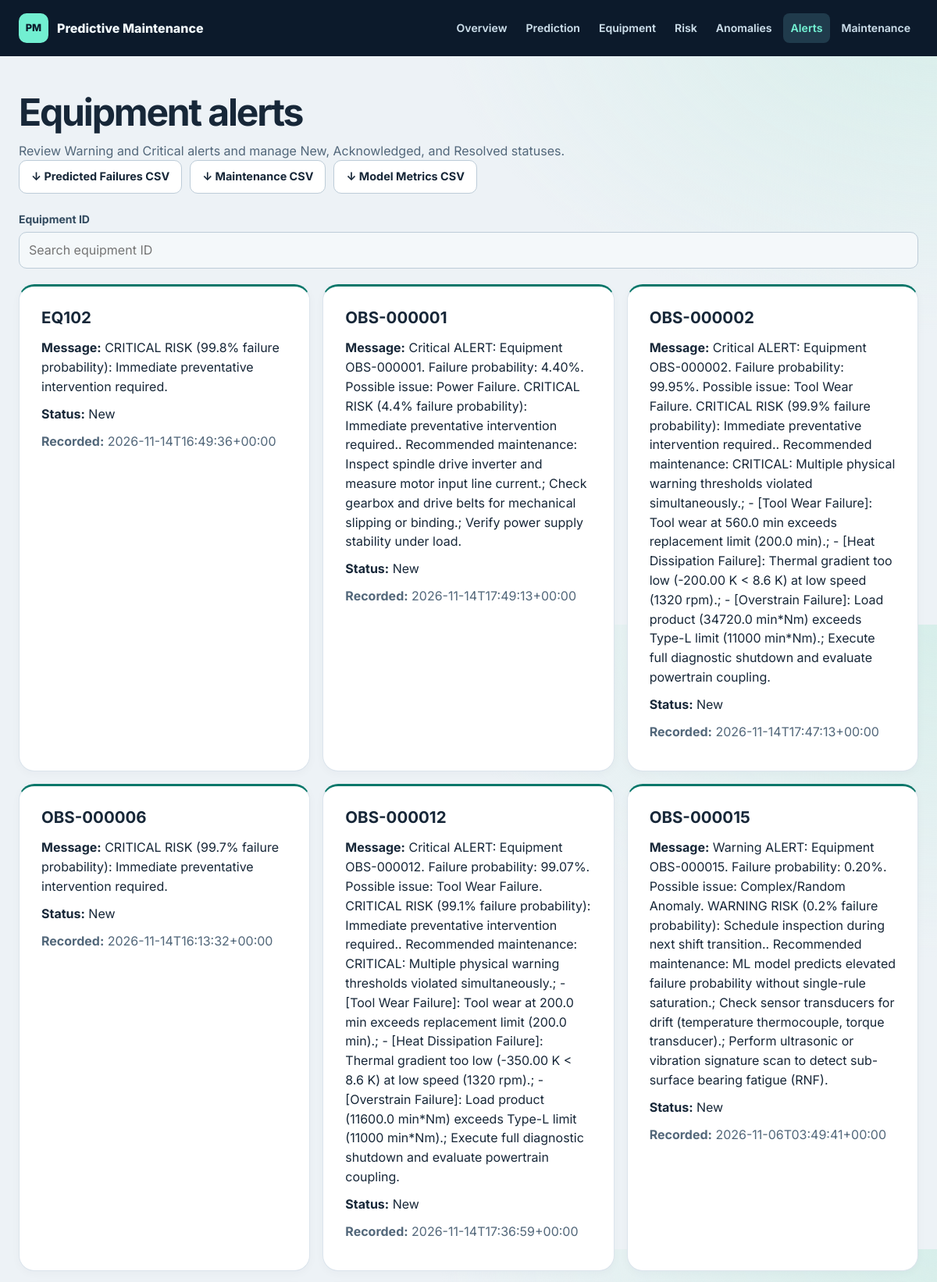
/monitoring/alerts (upper part), run on the app's committed database.
### tables this page shows
CREATE TABLE alerts (
        id INTEGER PRIMARY KEY AUTOINCREMENT,
        alert_id TEXT UNIQUE NOT NULL,
        equipment_id TEXT NOT NULL REFERENCES equipment(equipment_id) ON DELETE CASCADE,
        ts TEXT NOT NULL,
        risk_level TEXT NOT NULL CHECK (risk_level IN ('Warning', 'Critical')),
        failure_probability REAL NOT NULL CHECK (failure_probability >= 0.0 AND failure_probability <= 1.0),
        condition TEXT NOT NULL DEFAULT 'Failure probability risk',
        description TEXT NOT NULL,
        status TEXT NOT NULL DEFAULT 'New' CHECK (status IN ('New', 'Acknowledged', 'Resolved'))
    );

### app.py (the view)
@app.route("/monitoring/<page>")
def monitoring(page):
    fleet_data = _collect_fleet_monitoring_data()
    monitoring_data = get_monitoring_data(page, limit=100)
    return render_template(
        "monitoring.html",
        page=MONITORING_PAGES[page],
        page_key=page,
        risk_records=fleet_data["risk_records"],
        anomaly_records=fleet_data["anomaly_records"],
        maintenance_records=fleet_data["maintenance_records"],
        alerts=fleet_data["alerts"],
        predictions=fleet_data["predictions"]
    )

### app.py (called while the page is built)
def _collect_fleet_monitoring_data():
    fleet_data = {
        "risk_records": [],
        "anomaly_records": [],
        "maintenance_records": [],
        "predictions": [],
        "alerts": [],
    }
    for equipment in get_all_equipment():
        equipment_id = equipment["equipment_id"]
        history = retrieve_equipment_history(equipment_id)
        fleet_data["risk_records"].extend(history["anomalies"])
        fleet_data["anomaly_records"].extend(history["anomalies"])
        fleet_data["maintenance_records"].extend(history["maintenance"])
        fleet_data["predictions"].extend(history["predictions"])
        fleet_data["alerts"].extend(history["alerts"])
    return fleet_data

@app.context_processor
def shared_template_data():
    return {"monitoring_pages": MONITORING_PAGES}

### src/analysis_service.py (called while the page is built, shortened)
def get_monitoring_data(page_key: str, limit: int = 100) -> Dict[str, Any]:
    with managed_connection() as (conn, _):
        cur = conn.cursor()
        if page_key == "alerts":
            alerts = get_alerts(limit=limit)
            summary = {
                "New": sum(1 for a in alerts if a.get("status") == "New"),
                "Acknowledged": sum(1 for a in alerts if a.get("status") == "Acknowledged"),
                "Resolved": sum(1 for a in alerts if a.get("status") == "Resolved"),
            }
            return {"summary": summary, "rows": alerts}
    return {"summary": {}, "rows": []}

### src/database.py (called while the page is built, shortened)
def _load_dotenv_if_present() -> None:
    env_file = PROJECT_DIR / ".env"
    if not env_file.exists():
        return

def is_postgres_configured() -> bool:
    db_url = os.getenv("DATABASE_URL", "").strip()
    return db_url.startswith("postgres://") or db_url.startswith("postgresql://")

def get_database_backend() -> str:
    return "postgresql" if is_postgres_configured() else "sqlite"

def get_sqlite_path() -> Path:
    db_url = os.getenv("DATABASE_URL", "").strip()
    if db_url.startswith("sqlite:///"):
        custom_path = db_url.replace("sqlite:///", "", 1)
        return Path(custom_path)
    return DEFAULT_SQLITE_PATH

def get_connection():
    _load_dotenv_if_present()
    db_url = os.getenv("DATABASE_URL", "").strip()
    sqlite_path = get_sqlite_path()
    sqlite_path.parent.mkdir(parents=True, exist_ok=True)
    conn = sqlite3.connect(str(sqlite_path))
    conn.row_factory = sqlite3.Row
    conn.execute("PRAGMA foreign_keys = ON;")
    return conn

### templates/monitoring.html (shortened to what this page needs)
{% extends "base.html" %}
{% block content %}
<section class="section monitoring-page">
    <header class="page-heading">
        <div>
            <h1>{{ page.title }}</h1>
            <p class="muted">{{ page.description }}</p>
        </div>
        <div class="toolbar-actions">
            <a class="button-outline" href="{{ url_for('reports.download_predicted_failures') }}">
                ↓ Predicted Failures CSV
            </a>
            <a class="button-outline" href="{{ url_for('reports.download_maintenance_activities') }}">
                ↓ Maintenance CSV
            </a>
            <a class="button-outline" href="{{ url_for('reports.download_model_performance') }}">
                ↓ Model Metrics CSV
            </a>
        </div>
    </header>
    {% if page_key == 'risk' %}
        {% set records = risk_records %}
        {% set filter_label = 'Risk level' %}
        {% set filter_options = [
            ('critical', 'Critical'), ('warning', 'Warning'), ('healthy', 'Healthy'),
            ('high', 'High'), ('medium', 'Medium'), ('low', 'Low')
        ] %}
        {% set empty_message = 'No risk records available.' %}
    {% elif page_key == 'anomalies' %}
        {% set records = anomaly_records %}
        {% set filter_label = 'Anomaly count' %}
        {% set filter_options = [('none', 'No anomalies'), ('detected', 'Anomalies detected')] %}
        {% set empty_message = 'No anomaly records available.' %}
    {% elif page_key == 'maintenance' %}
        {% set records = maintenance_records %}
        {% set filter_label = 'Maintenance status' %}
        {% set filter_options = [
            ('pending', 'Pending'), ('in progress', 'In Progress'), ('completed', 'Completed')
        ] %}
        {% set empty_message = 'No maintenance records available.' %}
    {% elif page_key == 'alerts' %}
        {% set records = alerts %}
        {% set filter_options = [] %}
        {% set empty_message = 'No alerts available.' %}
    {% elif page_key == 'history' %}
        {% set records = predictions %}
        {% set filter_options = [] %}
        {% set empty_message = 'No prediction history available.' %}
    {% else %}
        {% set records = [] %}
        {% set filter_options = [] %}
        {% set empty_message = page.empty or 'No records available.' %}
    {% endif %}
    {% if records %}
        <div class="monitoring-filters">
            <div class="field">
                <label for="monitoring-equipment">Equipment ID</label>
                <input id="monitoring-equipment"
                       type="search"
                       placeholder="Search equipment ID">
            </div>
        </div>
        <div class="monitoring-grid" id="monitoring-records">
            {% for item in records %}
                {% set filter_value = '' %}
                {% if page_key == 'risk' %}
                    {% set risk = item.risk_level | default('', true) | string | lower %}
                    {% set filter_value = risk %}
                {% elif page_key == 'anomalies' %}
                    {% set count = item.anomaly_count | default(0, true) | int %}
                    {% set filter_value = 'detected' if count > 0 else 'none' %}
                {% elif page_key == 'maintenance' %}
                    {% set current_status = item.status or 'Pending' %}
                    {% set filter_value = current_status | lower %}
                {% endif %}
                <article class="card monitoring-card"
                         data-equipment="{{ item.equipment_id | default('', true) | lower }}"
                         data-filter="{{ filter_value }}">
                    <h2>{{ item.equipment_id }}</h2>
                    {% if page_key == 'risk' %}
                        <p>
                            <strong>Risk level:</strong>
                            {% if risk and risk != 'nan' %}
                                {% if risk in ['critical', 'high'] %}
                                    <span class="status status-danger">{{ item.risk_level }}</span>
                                {% elif risk in ['healthy', 'low'] %}
                                    <span class="status status-success">{{ item.risk_level }}</span>
                                {% else %}
                                    <span class="status">{{ item.risk_level }}</span>
                                {% endif %}
                            {% else %}
                                Not available
                            {% endif %}
                        </p>
                        {% if item.risk_summary and item.risk_summary|string|lower != 'nan' %}
                            <p>{{ item.risk_summary }}</p>
                        {% endif %}
                    {% elif page_key == 'alerts' %}
                        <p><strong>Message:</strong> {{ item.description or 'No message available' }}</p>
                        <p><strong>Status:</strong> {{ item.status or 'Not available' }}</p>
                    {% endif %}
                    {% if item.ts %}
                        <p class="muted"><strong>Recorded:</strong> {{ item.ts }}</p>
                    {% endif %}
                </article>
            {% endfor %}
        </div>
    {% else %}
        <p class="empty-state">{{ empty_message }}</p>
    {% endif %}
</section>
{% endblock %}

### templates/base.html (shortened to what this page needs)
<!DOCTYPE html>
<html lang="en">
<head>
    <link rel="stylesheet" href="{{ url_for('static', filename='css/dashboard.css', v='2.0') }}">
</head>
<body>
    <header class="topbar">
        <div class="shell topbar-inner">
            <a class="brand" href="{{ url_for('home') }}">
                <span class="brand-mark" aria-hidden="true">PM</span>
                Predictive Maintenance
            </a>
           <nav aria-label="Main navigation">
    <a href="{{ url_for('home') }}"
       {% if request.endpoint == 'home' %}aria-current="page"{% endif %}>
        Overview
    </a>
    <a href="{{ url_for('dashboard') }}"
       {% if request.endpoint == 'dashboard' %}aria-current="page"{% endif %}>
        Prediction
    </a>
    <a href="{{ url_for('equipment_list') }}"
       >
        Equipment
    </a>
    {% for key, item in monitoring_pages.items() if key != 'history' %}
        <a href="{{ url_for('monitoring', page=key) }}"
           {% if page_key == key %}aria-current="page"{% endif %}>
            {{ item.nav }}
        </a>
    {% endfor %}
</nav>
        </div>
    </header>
    <main id="main" class="shell">
        {% block content %}{% endblock %}
    </main>
</body>
</html>

### static/css/dashboard.css (style rules this page uses)
:root { color-scheme: light; --bg-page: #edf2f6; --bg-surface: #fff; --bg-subtle: #f4f8fa; --bg-hover: #effaf7; --text-main: #172738; --text-secondary: #334b60; --text-muted: #52677a; --border: #dbe4ec; --border-strong: #bdccd8; --navy: #0c1a2b; --navy-soft: #15354a; --primary: #08776a; --primary-hover: #05665b; --primary-soft: #eaf8f4; --primary-border: #b9e3d8; --mint: #72efd1; --danger: #a1253c; --danger-bg: #fff0f3; --danger-border: #efccd4; --warning: #854700; --warning-bg: #fff3d9; --warning-border: #ecd7a5; --success: #076454; --success-bg: #e4f6f0; --success-border: #b9e3d8; --radius-sm: 10px; --radius-md: 14px; --radius-lg: 20px; --shadow-sm: 0 3px 12px #10243d08; --shadow-md: 0 12px 32px #10243d12; --surface-soft: var(--bg-subtle); --muted: var(--text-muted); --teal: var(--primary); }
*, *::before, *::after { box-sizing: border-box; }
body { display: flex; flex-direction: column; min-height: 100vh; margin: 0; background: radial-gradient(ellipse at top right, #d7eeea, transparent 40rem), var(--bg-page); color: var(--text-main); font: 16px/1.55 Inter, "Segoe UI", sans-serif; }
h1, h2, h3, p { margin-top: 0; }
h1, h2, h3 { line-height: 1.18; }
a { color: inherit; }
.shell { width: min(1240px, calc(100% - 48px)); margin-inline: auto; }
main.shell { flex: 1; }
.topbar { position: sticky; z-index: 10; top: 0; background: var(--navy); color: #f2f9fc; }
.topbar-inner, .brand, .topbar nav { display: flex; align-items: center; }
.topbar-inner { justify-content: space-between; min-height: 72px; gap: 18px; padding-block: 12px; }
.brand { gap: 11px; font-weight: 800; text-decoration: none; }
.brand-mark { display: grid; width: 38px; height: 38px; place-items: center; border-radius: 10px; background: var(--mint); color: var(--navy); font-size: .8rem; }
.topbar nav { flex-wrap: wrap; gap: 4px; }
.topbar nav a { padding: 8px 10px; border-radius: 8px; color: #c9dbe7; font-size: .875rem; font-weight: 650; text-decoration: none; }
.topbar nav a:hover, .topbar nav a[aria-current="page"] { background: #203b4c; color: var(--mint); }
.section { margin-top: clamp(24px, 4vw, 44px); }
.page-heading, .section-heading { margin-bottom: 22px; }
.page-heading h1 { margin-bottom: 8px; font-size: clamp(1.9rem, 4vw, 3.3rem); letter-spacing: -.045em; }
.page-heading p, .section-heading p { margin-bottom: 0; }
.muted, dt { color: var(--text-muted); }
.card, .monitoring-card, .stat-card { min-width: 0; padding: clamp(18px, 3vw, 28px); border: 1px solid var(--border); border-radius: var(--radius-lg); background: var(--bg-surface); box-shadow: var(--shadow-sm); }
.card h2, .monitoring-card h2 { margin-bottom: 16px; font-size: 1.28rem; }
.card p:last-child, .monitoring-card p:last-child { margin-bottom: 0; }
.toolbar, .toolbar-actions, .hero-actions, .form-actions, .equipment-toolbar, .equipment-actions { display: flex; align-items: center; flex-wrap: wrap; gap: 10px; }
.button, .button-outline, .equipment-action, button[type="submit"] { display: inline-flex; align-items: center; justify-content: center; gap: 8px; min-height: 42px; padding: 9px 15px; border: 1px solid transparent; border-radius: var(--radius-sm); background: var(--primary); color: #fff; font: inherit; font-size: .9rem; font-weight: 700; text-decoration: none; cursor: pointer; }
.button-outline, .equipment-action, button.equipment-action { border-color: var(--border-strong); background: #fff; color: var(--text-main); }
.monitoring-grid, .stat-grid { display: grid; grid-template-columns: repeat(auto-fit, minmax(min(100%, 235px), 1fr)); gap: 16px; }
.field { min-width: 0; }
.field label { display: block; margin-bottom: 6px; color: var(--text-secondary); font-size: .875rem; font-weight: 700; }
input:not([type="hidden"]), select, textarea { width: 100%; min-width: 0; min-height: 44px; padding: 10px 12px; border: 1px solid var(--border-strong); border-radius: var(--radius-sm); background: var(--bg-subtle); color: var(--text-main); font: inherit; }
.monitoring-card, .stat-card { border-top: 3px solid #82cfbf; overflow-wrap: anywhere; }
.filter-container, .monitoring-filters { display: grid; grid-template-columns: repeat(auto-fit, minmax(min(100%, 210px), 1fr)); gap: 14px; margin-bottom: 18px; }

### data on the page
alerts: equipment_id "EQ102", description "CRITICAL RISK (99.8% failure probability): Immediate preventative intervention required.", status "New", ts "2026-11-14T16:49:36+00:00"
alerts: equipment_id "OBS-000001", description "Critical ALERT: Equipment OBS-000001. Failure probability: 4.40%. Possible issue: Power Failure. CRITICAL RISK (4.4% failure probability): Immediate preventative intervention required.. Recommended maintenance: Inspect spindle drive inverter and measure motor input line current.; Check gearbox and drive belts for mechanical slipping or binding.; Verify power supply stability under load.", status "New", ts "2026-11-14T17:49:13+00:00"
alerts: equipment_id "OBS-000002", description "Critical ALERT: Equipment OBS-000002. Failure probability: 99.95%. Possible issue: Tool Wear Failure. CRITICAL RISK (99.9% failure probability): Immediate preventative intervention required.. Recommended maintenance: CRITICAL: Multiple physical warning thresholds violated simultaneously.; - [Tool Wear Failure]: Tool wear at 560.0 min exceeds replacement limit (200.0 min).; - [Heat Dissipation Failure]: Thermal gradient too low (-200.00 K < 8.6 K) at low speed (1320 rpm).; - [Overstrain Failure]: Load product (34720.0 min*Nm) exceeds Type-L limit (11000 min*Nm).; Execute full diagnostic shutdown and evaluate powertrain coupling.", status "New", ts "2026-11-14T17:47:13+00:00"
alerts: equipment_id "OBS-000006", description "CRITICAL RISK (99.7% failure probability): Immediate preventative intervention required.", status "New", ts "2026-11-14T16:13:32+00:00"
alerts: equipment_id "OBS-000012", description "Critical ALERT: Equipment OBS-000012. Failure probability: 99.07%. Possible issue: Tool Wear Failure. CRITICAL RISK (99.1% failure probability): Immediate preventative intervention required.. Recommended maintenance: CRITICAL: Multiple physical warning thresholds violated simultaneously.; - [Tool Wear Failure]: Tool wear at 200.0 min exceeds replacement limit (200.0 min).; - [Heat Dissipation Failure]: Thermal gradient too low (-350.00 K < 8.6 K) at low speed (1320 rpm).; - [Overstrain Failure]: Load product (11600.0 min*Nm) exceeds Type-L limit (11000 min*Nm).; Execute full diagnostic shutdown and evaluate powertrain coupling.", status "New", ts "2026-11-14T17:36:59+00:00"
alerts: equipment_id "OBS-000015", description "Warning ALERT: Equipment OBS-000015. Failure probability: 0.20%. Possible issue: Complex/Random Anomaly. WARNING RISK (0.2% failure probability): Schedule inspection during next shift transition.. Recommended maintenance: ML model predicts elevated failure probability without single-rule saturation.; Check sensor transducers for drift (temperature thermocouple, torque transducer).; Perform ultrasonic or vibration signature scan to detect sub-surface bearing fatigue (RNF).", status "New", ts "2026-11-06T03:49:41+00:00"

### other printed values
{{ item.nav }} "Risk" "Anomalies" "Alerts" "Maintenance"
{{ page.title }} "Equipment alerts"
{{ page.description }} "Review Warning and Critical alerts and manage New, Acknowledged, and Resolved statuses."
